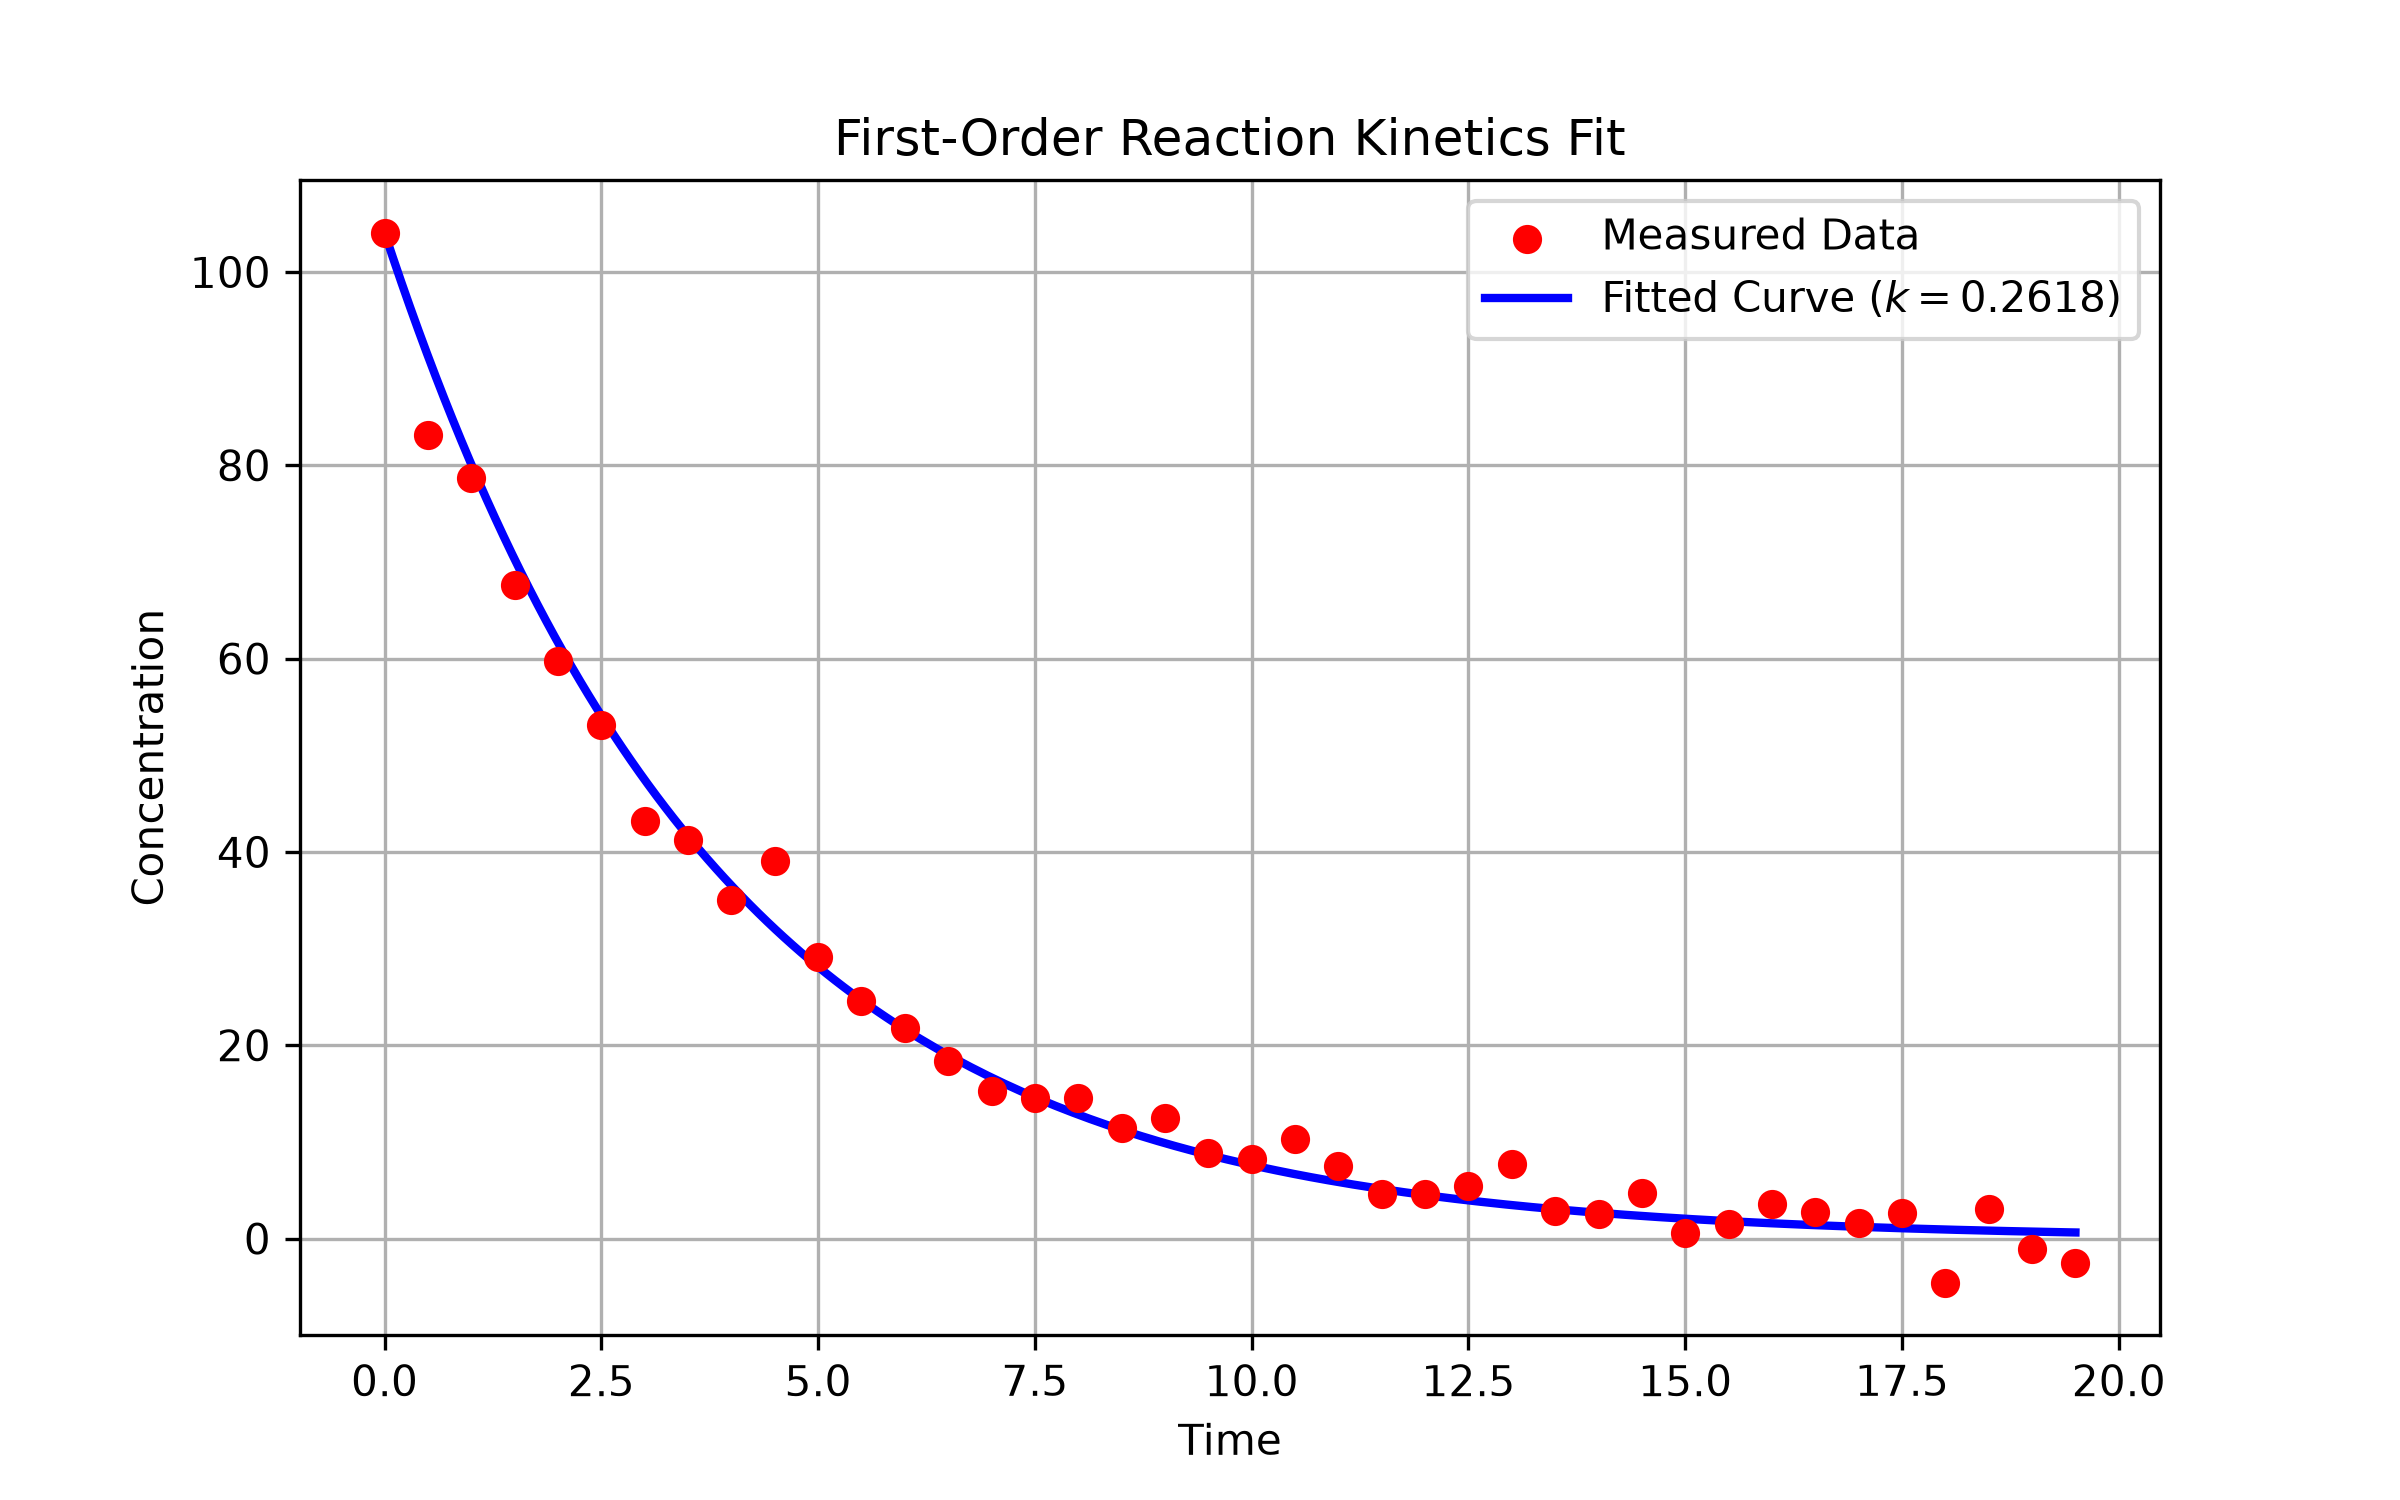

Here is the Python script that generated this plot:
"""
PW2 Lab B Part 3 -- fit a reaction's rate constant to measured data.

A first-order reaction decays as  C(t) = C0 * exp(-k*t).  You have noisy
concentration-vs-time measurements; find the k that best matches them.
Complete the TODOs. Run:  python kinetics.py
"""
import numpy as np
import matplotlib.pyplot as plt
from scipy.optimize import minimize

# TODO 1: read kinetics.csv (columns time, concentration) into arrays t, C.
#         Set C0 = the first concentration.
data = np.loadtxt('kinetics.csv', delimiter=',', skiprows=1)
t = data[:, 0]
C = data[:, 1]
C0 = C[0]

# TODO 2: write total_error(k) = sum of (measured - C0*exp(-k*t))^2.
#         This is the "how bad" number: small when the model matches the data.
def total_error(k):
    # k is passed by minimize as an array [k_val]
    k_val = k[0]
    C_model = C0 * np.exp(-k_val * t)
    return np.sum((C - C_model)**2)

# TODO 3: minimise total_error with scipy.optimize.minimize (method "SLSQP",
#         bounds [(0, 5)], start x0=0.5). Print the fitted k.
result = minimize(total_error, x0=[0.5], method="SLSQP", bounds=[(0, 5)])
k_fitted = result.x[0]
print(f"Fitted rate constant k = {k_fitted:.4f}")

# TODO 4: plot the measured data (points) and your fitted curve (line) together.
#         Save as kinetics.png.
t_smooth = np.linspace(t.min(), t.max(), 200)
C_smooth = C0 * np.exp(-k_fitted * t_smooth)

plt.figure(figsize=(8, 5))
plt.scatter(t, C, color='red', label='Measured Data', zorder=5)
plt.plot(t_smooth, C_smooth, color='blue', label=f'Fitted Curve ($k = {k_fitted:.4f}$)', lw=2)

plt.xlabel('Time')
plt.ylabel('Concentration')
plt.title('First-Order Reaction Kinetics Fit')
plt.legend()
plt.grid(True)

plt.savefig('kinetics.png', dpi=300)
print("Plot saved to kinetics.png")
plt.show()
